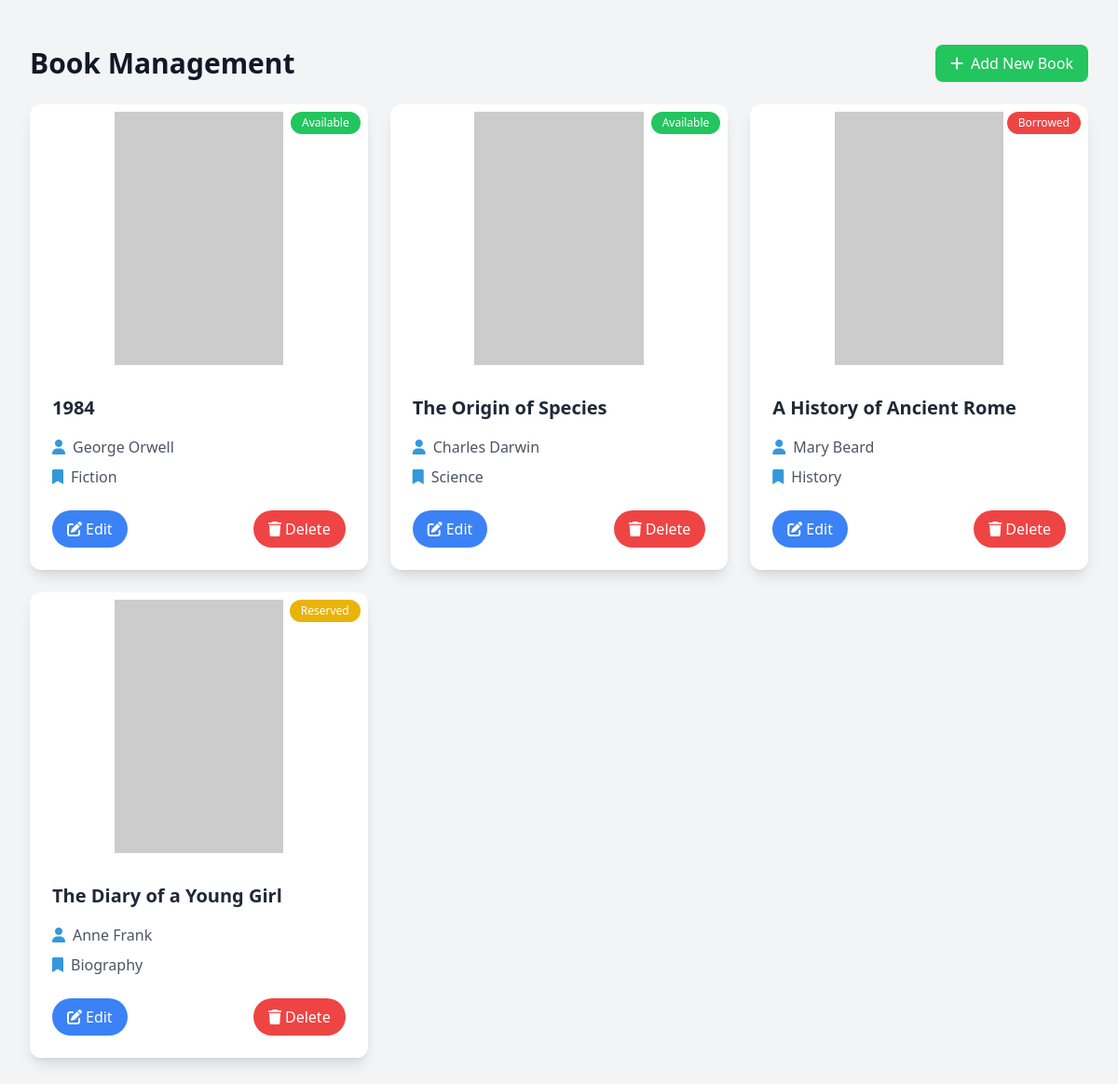
Screenshot of /admin/bookCrud.php with the database file from the repository.
### tables this page shows
CREATE TABLE books (
    id INT AUTO_INCREMENT PRIMARY KEY,
    title VARCHAR(255) NOT NULL,
    author VARCHAR(255) NOT NULL,
    category_id INT NOT NULL,
    cover_image VARCHAR(255), 
    summary TEXT,
    status ENUM('available', 'borrowed', 'reserved') DEFAULT 'available',
    created_at TIMESTAMP DEFAULT CURRENT_TIMESTAMP,
    FOREIGN KEY (category_id) REFERENCES categories(id) ON DELETE CASCADE
);

CREATE TABLE categories (
    id INT AUTO_INCREMENT PRIMARY KEY,
    name VARCHAR(255) NOT NULL
);

### classes/book.php (called while the page is built, shortened)
<?php
class Book
{
    private $conn;
    private $table_name = "books";
    public function __construct($conn)
    {
        $this->conn = $conn;
    }
    public function getAllBooks()
    {
        $query = "SELECT b.*, c.name as category_name
                 FROM " . $this->table_name . " b
                 LEFT JOIN categories c ON b.category_id = c.id
                 ORDER BY b.created_at DESC";
        $stmt = $this->conn->prepare($query);
        $stmt->execute();
        return $stmt;
    }
}
?>

### admin/bookCrud.php (the view, shortened to what this page needs)
<?php
include_once '../config/db.php';
include_once '../classes/book.php';
$database = new DataBase();
$conn = $database->getConnection();
$book = new Book($conn);
$books = $book->getAllBooks();
?>
<!DOCTYPE html>
<html lang="en">
<head>
    <script src="https://cdn.tailwindcss.com"></script>
    <link rel="stylesheet" href="https://cdnjs.cloudflare.com/ajax/libs/font-awesome/6.0.0/css/all.min.css">
</head>
<body class="bg-gray-100">
    <div class="max-w-7xl mx-auto px-4 sm:px-6 lg:px-8 py-12">
        <div class="flex justify-between items-center mb-6">
            <h1 class="text-3xl font-bold text-gray-900">Book Management</h1>
            <button onclick="showAddForm()" class="bg-green-500 text-white px-4 py-2 rounded-lg hover:bg-green-600">
                <i class="fas fa-plus mr-2"></i>Add New Book
            </button>
        </div>
        <div class="grid grid-cols-1 md:grid-cols-2 lg:grid-cols-3 gap-6">
            <?php while ($book = $books->fetch(PDO::FETCH_ASSOC)): ?>
                <div class="bg-white rounded-xl shadow-lg overflow-hidden transform transition duration-300 hover:-translate-y-2 hover:shadow-xl">
                    <div class="relative h-72">
                        <?php if ($book['cover_image']): ?>
                            <img src="<?php echo htmlspecialchars($book['cover_image']); ?>"
                                alt="<?php echo htmlspecialchars($book['title']); ?>"
                                class="absolute inset-0 w-full h-full object-contain p-2"
                                onerror="this.src='https://via.placeholder.com/200x300?text=No+Image'">
                        <?php endif; ?>
                        <div class="absolute top-2 right-2 <?php
                            echo $book['status'] === 'available' ? 'bg-green-500' :
                                ($book['status'] === 'borrowed' ? 'bg-red-500' : 'bg-yellow-500');
                            ?> text-white px-3 py-1 rounded-full text-xs font-medium">
                            <?php echo ucfirst($book['status']); ?>
                        </div>
                    </div>
                    <div class="p-6">
                        <h5 class="text-xl font-bold text-gray-800 mb-4"><?php echo htmlspecialchars($book['title']); ?></h5>
                        <div class="space-y-2 text-gray-600 mb-6">
                            <p class="flex items-center">
                                <i class="fas fa-user text-[#3498DB] mr-2"></i>
                                <?php echo htmlspecialchars($book['author']); ?>
                            </p>
                            <p class="flex items-center">
                                <i class="fas fa-bookmark text-[#3498DB] mr-2"></i>
                                <?php echo isset($book['category_name']) ? htmlspecialchars($book['category_name']) : 'Uncategorized'; ?>
                            </p>
                        </div>
                        <div class="flex justify-between items-center">
                            <button onclick='showEditForm(<?php echo json_encode([
                                "id" => $book["id"],
                                "title" => $book["title"],
                                "author" => $book["author"],
                                "category_id" => $book["category_id"],
                                "cover_image" => $book["cover_image"],
                                "summary" => $book["summary"],
                                "status" => $book["status"]
                            ]); ?>)'
                                    class="bg-blue-500 text-white px-4 py-2 rounded-full hover:bg-blue-600">
                                <i class="fas fa-edit mr-1"></i>Edit
                            </button>
                            <form action="" method="POST" class="inline" onsubmit="return confirm('Are you sure you want to delete this book?');">
                                <button type="submit"
                                        class="bg-red-500 text-white px-4 py-2 rounded-full hover:bg-red-600 transition-colors duration-300">
                                    <i class="fas fa-trash mr-1"></i>Delete
                                </button>
                            </form>
                        </div>
                    </div>
                </div>
            <?php endwhile; ?>
        </div>
    </div>
</body>
</html>

### rows the page displays
books: status "Available", title "1984", author "George Orwell", category.name "Fiction"
books: status "Available", title "The Origin of Species", author "Charles Darwin", category.name "Science"
books: status "Borrowed", title "A History of Ancient Rome", author "Mary Beard", category.name "History"
books: status "Reserved", title "The Diary of a Young Girl", author "Anne Frank", category.name "Biography"
